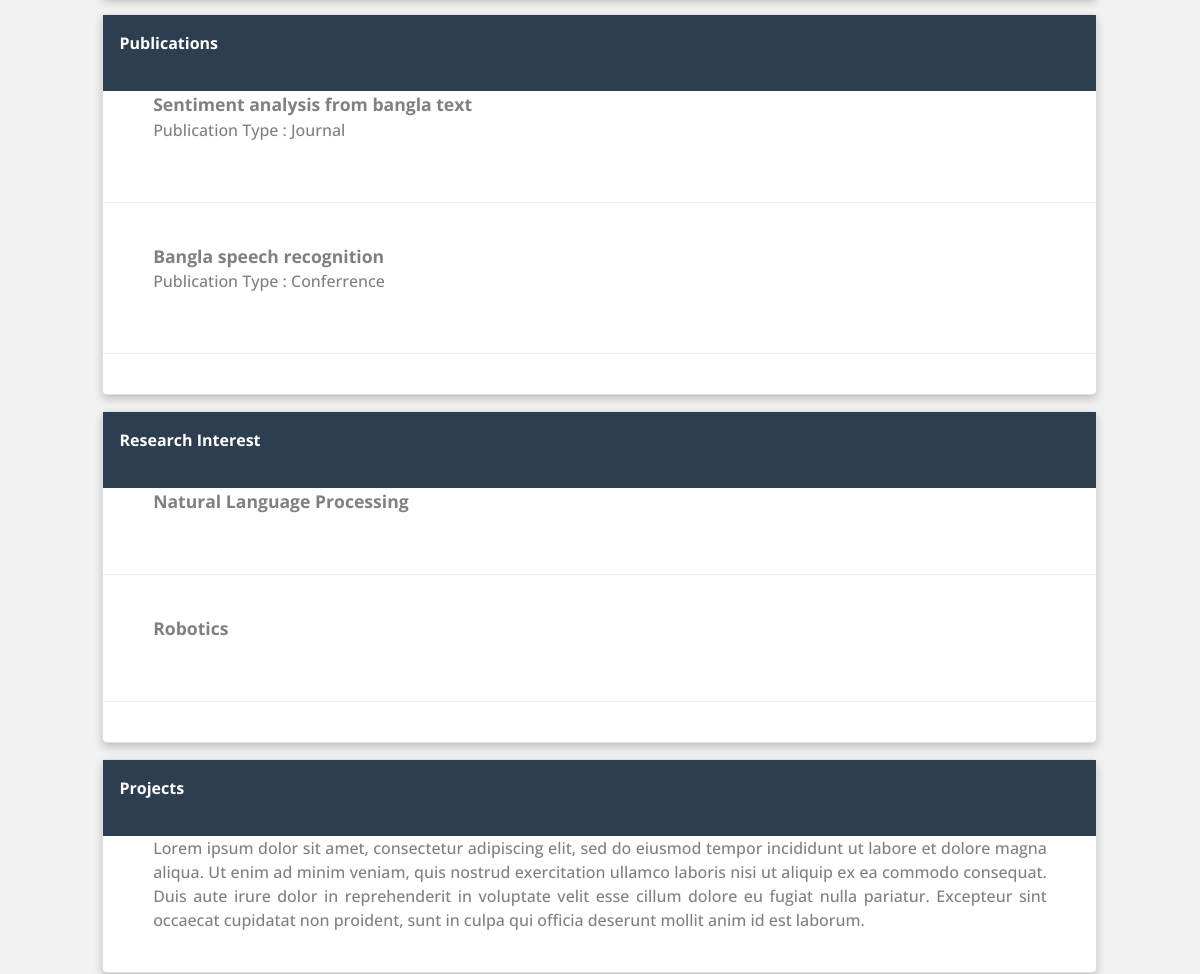
Page /people/faculty/1 (middle part) on the earlier database version.
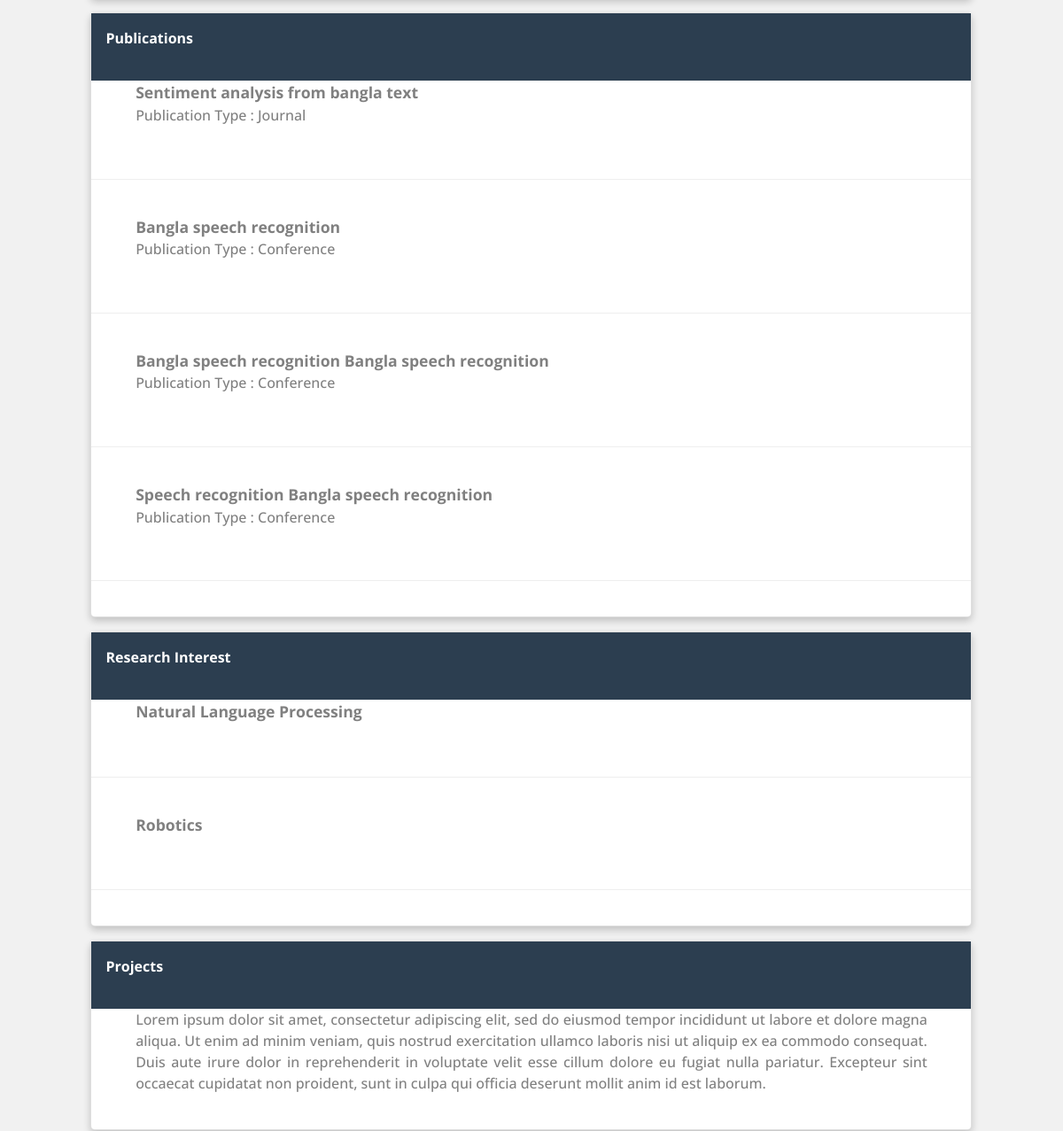
Same page on the later database version.
### research/models.py (models this page shows, shortened)
class Publication(models.Model):
    title = models.CharField(max_length=500)
    publication_type = models.ForeignKey(PublicationType, on_delete=models.CASCADE)
    published_year = models.CharField(max_length=10)
    link = models.URLField(blank=True, null=True)
    research_group = models.ForeignKey(ResearchGroup, blank=True, null=True, on_delete=models.SET_NULL)
    author_faculty = models.ForeignKey(Faculty, null=True, on_delete=models.SET_NULL)
    author_student = models.ManyToManyField(Student, related_name="students")
    where_published = models.CharField(max_length=500)
    cited_by = models.IntegerField()

class PublicationType(models.Model):
    name = models.CharField(max_length=200)
    def __str__(self):
        return self.name

### people/models.py (models this page shows)
class ResearchArea(models.Model):
    name = models.CharField(max_length=200)
    def __str__(self):
        return self.name

### people/views.py (the view)
# urls.py: path('faculty/<int:faculty_id>', views.faculty_detail, name='faculty_detail'),
def faculty_detail(request, faculty_id):
    faculty = get_object_or_404(Faculty, pk=faculty_id)
    context={'faculty': faculty}
    return render(request, 'people/faculty-detail.html', context)

### templates/people/faculty-detail.html (shortened to what this page needs)
{% extends 'base.html' %}
{% block content %}
<div class="content-faculty-detail">
    <div class="row">
        <div class="col-md-12">
            <div class="row">
                <div id="faculty_experiences" class="col-md-10 col-md-offset-1">
                </div>
            </div>
            <div class="row">
                <div id="faculty_publications" class="col-md-10 col-md-offset-1">
                    <div class="card">
                        <div class="card-bottom">
                            <p class="people-detail">
                                <b>
                            <p class="people-title">Publications</p>
                            </b>
                            </p>
                        </div>
                        {% if faculty.publication_set.all %}
                        {% for publication in faculty.publication_set.all %}
                        <p class="faculty_detail_description">
                            <span class="faculty-education-title">{{ publication.title }}</span>
                            <span class="faculty-education-subtitle">Publication Type : {{ publication.publication_type }}</span>
                        <hr>
                        </p>
                        {% endfor %}
                        {% else %}
                        <p class="faculty_detail_description">No Publications Details Available</p>
                        {% endif %}
                    </div>
                </div>
            </div>
            <div class="row">
                <div id="faculty_research_interest" class="col-md-10 col-md-offset-1">
                    <div class="card">
                        <div class="card-bottom">
                            <p class="people-detail">
                                <b>
                            <p class="people-title">Research Interest</p>
                            </b>
                            </p>
                        </div>
                        {% if faculty.research_interest.all %}
                        {% for research_interest in faculty.research_interest.all %}
                        <p class="faculty_detail_description">
                            <span class="faculty-education-title">{{ research_interest}}</span>
                        <hr>
                        </p>
                        {% endfor %}
                        {% else %}
                        <p class="faculty_detail_description">No Research Interest Details Available</p>
                        {% endif %}
                    </div>
                </div>
            </div>
            <div class="row">
                <div id="faculty_projects" class="col-md-10 col-md-offset-1">
                    <div class="card">
                        <div class="card-bottom">
                            <p class="people-detail">
                                <b>
                            <p class="people-title">Projects</p>
                            </b>
                            </p>
                        </div>
                        <p class="faculty_detail_description">
                            Lorem ipsum dolor sit amet, consectetur adipiscing elit, sed do eiusmod tempor
                            incididunt ut labore et dolore magna aliqua. Ut enim ad minim veniam, quis
                            nostrud exercitation ullamco laboris nisi ut aliquip ex ea commodo consequat.
                            Duis aute irure dolor in reprehenderit in voluptate velit esse cillum dolore
                            eu fugiat nulla pariatur. Excepteur sint occaecat cupidatat non proident,
                            sunt in culpa qui officia deserunt mollit anim id est laborum.
                        </p>
                    </div>
                </div>
            </div>
        </div>
    </div>
</div>
{% endblock %}

Differences in the rows shown:
changed Publication "Bangla speech recognition": publication_type "Conferrence" → "Conference"
added Publication: title "Bangla speech recognition Bangla speech recognition", publication_type "Conference"
added Publication: title "Speech recognition Bangla speech recognition", publication_type "Conference"
